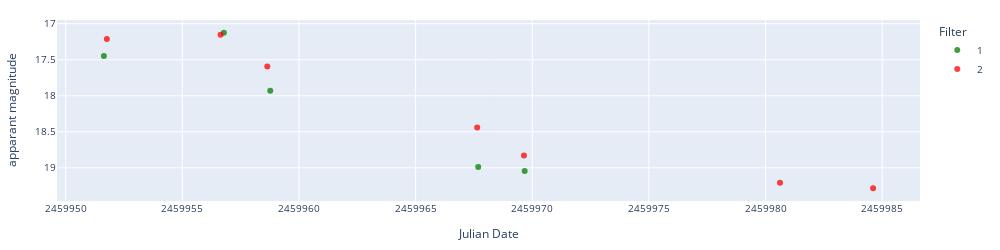
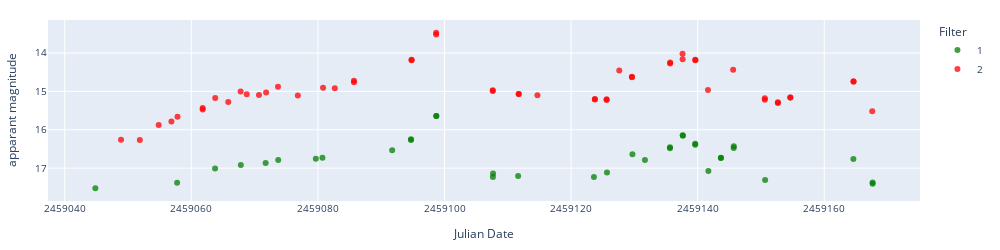
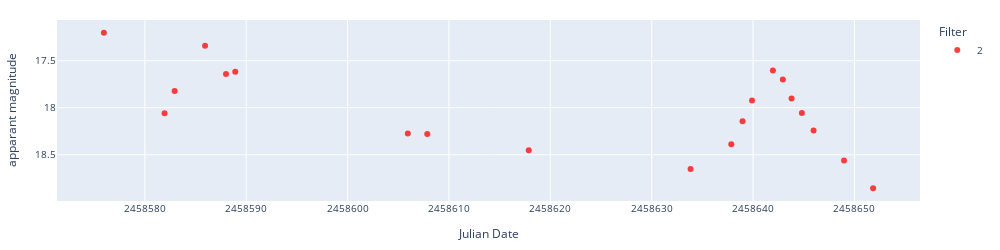
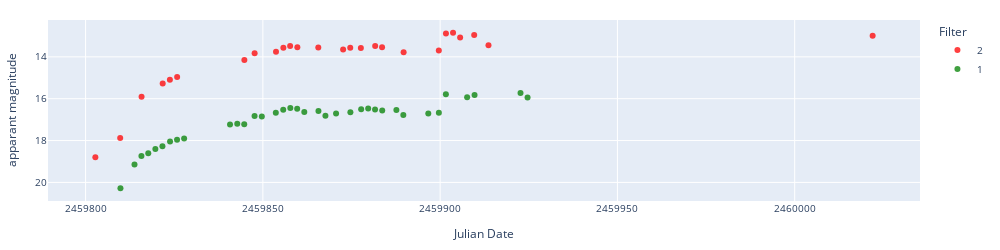

The code cell stored with these charts, in order, in its notebook:
### Code cell
date = '2023_03_25'
object = 'ZTF18aakynpt'
class_list = ['nova']
display_start = 0
display_end = 50
label_scheme = 'labels_2'

# Apply errorbars
error = False

if error == True:
        errColalerce1 = 'sigmapsf'
        errColalerce2 = 'sigmapsf_corr_revised'
        errCollasair1 = 'sigmapsf'
        errCollasair2 = 'dc_sigmag'
else:
    errColalerce1 = None
    errColalerce2 = None
    errCollasair1 = None
    errCollasair2 = None

# objlist = df_ZTF_CVs[df_ZTF_CVs[label_scheme].str.contains('DQ', na=False)]['Xmatch_obj'].iloc[display_start:display_end]
# objtype = df_ZTF_CVs[df_ZTF_CVs[label_scheme].str.contains('DQ', na=False)][label_scheme].iloc[display_start:display_end]
# name = df_ZTF_CVs[df_ZTF_CVs[label_scheme].str.contains('DQ', na=False)]['Name'].iloc[display_start:display_end]

print(f'Number of objects: {df_ZTF_CVs[df_ZTF_CVs[label_scheme].isin(class_list)].shape[0]}')

objlist = df_ZTF_CVs[df_ZTF_CVs[label_scheme].isin(class_list)]['oid_ztf'].iloc[display_start:display_end]
objtype = df_ZTF_CVs[df_ZTF_CVs[label_scheme].isin(class_list)][label_scheme].iloc[display_start:display_end]
name = df_ZTF_CVs[df_ZTF_CVs[label_scheme].isin(class_list)]['oid_aavso'].iloc[display_start:display_end]
ra = df_ZTF_CVs[df_ZTF_CVs[label_scheme].isin(class_list)]['ra'].iloc[display_start:display_end]
dec = df_ZTF_CVs[df_ZTF_CVs[label_scheme].isin(class_list)]['dec'].iloc[display_start:display_end]

i=0
for object, type, name, ra, dec in zip(objlist, objtype, name, ra, dec):

    print(i, object, type, name, ra, dec)
    
    # Display lasair difference magnitude and apparent magnitude light curves.
    lc_lasair = load_lasair_lc(object, path=f'../lightcurves_dataset/lasair_{date}')
    lc_lasair_appmag = lasair_clean(lc_lasair, limit=25, magerrlim=1)

    # print('Lasair difference magnitude')
    # display_lightcurve(lc_lasair,x='jd',y='magpsf',errorCol=errCollasair1)
    print('Lasair apparent magnitude')
    display_lightcurve(lc_lasair_appmag,x='jd',y='dc_mag',errorCol=errCollasair2)
    i+=1

### Figure 1 — Plotly figure (JSON) as saved in the notebook; plotly's stock layout.template omitted (floating-point values rounded to 4 significant figures)
{"data": [{"hovertemplate": "Filter=1<br>Julian Date=%{x}<br>apparant magnitude=%{y}<extra></extra>", "legendgroup": "1", "marker": {"color": "green", "opacity": 0.75, "symbol": "circle"}, "mode": "markers", "name": "1", "orientation": "v", "showlegend": true, "type": "scatter", "x": [2460000.0, 2460000.0, 2460000.0, 2460000.0, 2460000.0], "xaxis": "x", "y": [17.45, 17.13, 17.93, 18.99, 19.05], "yaxis": "y"}, {"hovertemplate": "Filter=2<br>Julian Date=%{x}<br>apparant magnitude=%{y}<extra></extra>", "legendgroup": "2", "marker": {"color": "red", "opacity": 0.75, "symbol": "circle"}, "mode": "markers", "name": "2", "orientation": "v", "showlegend": true, "type": "scatter", "x": [2460000.0, 2460000.0, 2460000.0, 2460000.0, 2460000.0, 2460000.0, 2460000.0], "xaxis": "x", "y": [17.21, 17.15, 17.59, 18.44, 18.83, 19.21, 19.28], "yaxis": "y"}], "layout": {"font": {"size": 10}, "height": 250, "legend": {"title": {"text": "Filter"}, "tracegroupgap": 0}, "margin": {"b": 20, "l": 20, "r": 20, "t": 20}, "width": 1000, "xaxis": {"anchor": "y", "domain": [0, 1], "tickformat": "float", "title": {"text": "Julian Date"}}, "yaxis": {"anchor": "x", "autorange": "reversed", "domain": [0, 1], "title": {"text": "apparant magnitude"}}}}

### Figure 2 — Plotly figure (JSON) as saved in the notebook; plotly's stock layout.template omitted (floating-point values rounded to 4 significant figures)
{"data": [{"hovertemplate": "Filter=1<br>Julian Date=%{x}<br>apparant magnitude=%{y}<extra></extra>", "legendgroup": "1", "marker": {"color": "green", "opacity": 0.75, "symbol": "circle"}, "mode": "markers", "name": "1", "orientation": "v", "showlegend": true, "type": "scatter", "x": [2459000.0, 2459000.0, 2459000.0, 2459000.0, 2459000.0, 2459000.0, 2459000.0, 2459000.0, 2459000.0, 2459000.0, 2459000.0, 2459000.0, 2459000.0, 2459000.0, 2459000.0, 2459000.0, 2459000.0, 2459000.0, 2459000.0, 2459000.0, 2459000.0, 2459000.0, 2459000.0, 2459000.0, 2459000.0, 2459000.0, 2459000.0, 2459000.0, 2459000.0, 2459000.0, 2459000.0, 2459000.0, 2459000.0, 2459000.0, 2459000.0], "xaxis": "x", "y": [17.52, 17.38, 17.01, 16.92, 16.86, 16.79, 16.75, 16.73, 16.53, 16.24, 16.26, 15.64, 15.64, 17.23, 17.14, 17.21, 17.23, 17.12, 16.64, 16.79, 16.48, 16.46, 16.14, 16.16, 16.37, 16.39, 17.08, 16.74, 16.73, 16.48, 16.43, 17.31, 16.76, 17.37, 17.41], "yaxis": "y"}, {"hovertemplate": "Filter=2<br>Julian Date=%{x}<br>apparant magnitude=%{y}<extra></extra>", "legendgroup": "2", "marker": {"color": "red", "opacity": 0.75, "symbol": "circle"}, "mode": "markers", "name": "2", "orientation": "v", "showlegend": true, "type": "scatter", "x": [2459000.0, 2459000.0, 2459000.0, 2459000.0, 2459000.0, 2459000.0, 2459000.0, 2459000.0, 2459000.0, 2459000.0, 2459000.0, 2459000.0, 2459000.0, 2459000.0, 2459000.0, 2459000.0, 2459000.0, 2459000.0, 2459000.0, 2459000.0, 2459000.0, 2459000.0, 2459000.0, 2459000.0, 2459000.0, 2459000.0, 2459000.0, 2459000.0, 2459000.0, 2459000.0, 2459000.0, 2459000.0, 2459000.0, 2459000.0, 2459000.0, 2459000.0, 2459000.0, 2459000.0, 2459000.0, 2459000.0, 2459000.0, 2459000.0, 2459000.0, 2459000.0, 2459000.0, 2459000.0, 2459000.0, 2459000.0, 2459000.0, 2459000.0, 2459000.0, 2459000.0], "xaxis": "x", "y": [16.26, 16.27, 15.87, 15.79, 15.66, 15.43, 15.47, 15.17, 15.28, 15.0, 15.07, 15.1, 15.03, 14.88, 15.11, 14.91, 14.92, 14.72, 14.76, 14.18, 14.19, 13.48, 13.52, 14.99, 14.97, 15.07, 15.07, 15.1, 15.2, 15.21, 15.23, 15.21, 14.46, 14.63, 14.62, 14.28, 14.25, 14.02, 14.17, 14.19, 14.18, 14.96, 14.44, 15.18, 15.22, 15.28, 15.3, 15.16, 15.16, 14.74, 14.75, 15.52], "yaxis": "y"}], "layout": {"font": {"size": 10}, "height": 250, "legend": {"title": {"text": "Filter"}, "tracegroupgap": 0}, "margin": {"b": 20, "l": 20, "r": 20, "t": 20}, "width": 1000, "xaxis": {"anchor": "y", "domain": [0, 1], "tickformat": "float", "title": {"text": "Julian Date"}}, "yaxis": {"anchor": "x", "autorange": "reversed", "domain": [0, 1], "title": {"text": "apparant magnitude"}}}}

### Figure 3 — Plotly figure (JSON) as saved in the notebook; plotly's stock layout.template omitted (floating-point values rounded to 4 significant figures)
{"data": [{"hovertemplate": "Filter=2<br>Julian Date=%{x}<br>apparant magnitude=%{y}<extra></extra>", "legendgroup": "2", "marker": {"color": "red", "opacity": 0.75, "symbol": "circle"}, "mode": "markers", "name": "2", "orientation": "v", "showlegend": true, "type": "scatter", "x": [2459000.0, 2459000.0, 2459000.0, 2459000.0, 2459000.0, 2459000.0, 2459000.0, 2459000.0, 2459000.0, 2459000.0, 2459000.0, 2459000.0, 2459000.0, 2459000.0, 2459000.0, 2459000.0, 2459000.0, 2459000.0, 2459000.0, 2459000.0], "xaxis": "x", "y": [17.2, 18.06, 17.82, 17.34, 17.64, 17.62, 18.28, 18.28, 18.45, 18.65, 18.39, 18.14, 17.92, 17.6, 17.7, 17.9, 18.06, 18.24, 18.56, 18.86], "yaxis": "y"}], "layout": {"font": {"size": 10}, "height": 250, "legend": {"title": {"text": "Filter"}, "tracegroupgap": 0}, "margin": {"b": 20, "l": 20, "r": 20, "t": 20}, "width": 1000, "xaxis": {"anchor": "y", "domain": [0, 1], "tickformat": "float", "title": {"text": "Julian Date"}}, "yaxis": {"anchor": "x", "autorange": "reversed", "domain": [0, 1], "title": {"text": "apparant magnitude"}}}}

### Figure 4 — Plotly figure (JSON) as saved in the notebook; plotly's stock layout.template omitted (floating-point values rounded to 4 significant figures)
{"data": [{"hovertemplate": "Filter=2<br>Julian Date=%{x}<br>apparant magnitude=%{y}<extra></extra>", "legendgroup": "2", "marker": {"color": "red", "opacity": 0.75, "symbol": "circle"}, "mode": "markers", "name": "2", "orientation": "v", "showlegend": true, "type": "scatter", "x": [2460000.0, 2460000.0, 2460000.0, 2460000.0, 2460000.0, 2460000.0, 2460000.0, 2460000.0, 2460000.0, 2460000.0, 2460000.0, 2460000.0, 2460000.0, 2460000.0, 2460000.0, 2460000.0, 2460000.0, 2460000.0, 2460000.0, 2460000.0, 2460000.0, 2460000.0, 2460000.0, 2460000.0, 2460000.0, 2460000.0], "xaxis": "x", "y": [18.8, 17.87, 15.9, 15.27, 15.09, 14.96, 14.15, 13.83, 13.76, 13.57, 13.48, 13.54, 13.55, 13.65, 13.57, 13.57, 13.48, 13.54, 13.78, 13.7, 12.88, 12.85, 13.08, 12.95, 13.45, 12.99], "yaxis": "y"}, {"hovertemplate": "Filter=1<br>Julian Date=%{x}<br>apparant magnitude=%{y}<extra></extra>", "legendgroup": "1", "marker": {"color": "green", "opacity": 0.75, "symbol": "circle"}, "mode": "markers", "name": "1", "orientation": "v", "showlegend": true, "type": "scatter", "x": [2460000.0, 2460000.0, 2460000.0, 2460000.0, 2460000.0, 2460000.0, 2460000.0, 2460000.0, 2460000.0, 2460000.0, 2460000.0, 2460000.0, 2460000.0, 2460000.0, 2460000.0, 2460000.0, 2460000.0, 2460000.0, 2460000.0, 2460000.0, 2460000.0, 2460000.0, 2460000.0, 2460000.0, 2460000.0, 2460000.0, 2460000.0, 2460000.0, 2460000.0, 2460000.0, 2460000.0, 2460000.0, 2460000.0, 2460000.0, 2460000.0, 2460000.0], "xaxis": "x", "y": [20.28, 19.14, 18.74, 18.61, 18.4, 18.27, 18.04, 17.96, 17.9, 17.24, 17.2, 17.22, 16.83, 16.85, 16.67, 16.53, 16.45, 16.49, 16.63, 16.59, 16.82, 16.71, 16.64, 16.5, 16.46, 16.51, 16.56, 16.54, 16.78, 16.7, 16.68, 15.78, 15.92, 15.82, 15.73, 15.94], "yaxis": "y"}], "layout": {"font": {"size": 10}, "height": 250, "legend": {"title": {"text": "Filter"}, "tracegroupgap": 0}, "margin": {"b": 20, "l": 20, "r": 20, "t": 20}, "width": 1000, "xaxis": {"anchor": "y", "domain": [0, 1], "tickformat": "float", "title": {"text": "Julian Date"}}, "yaxis": {"anchor": "x", "autorange": "reversed", "domain": [0, 1], "title": {"text": "apparant magnitude"}}}}
